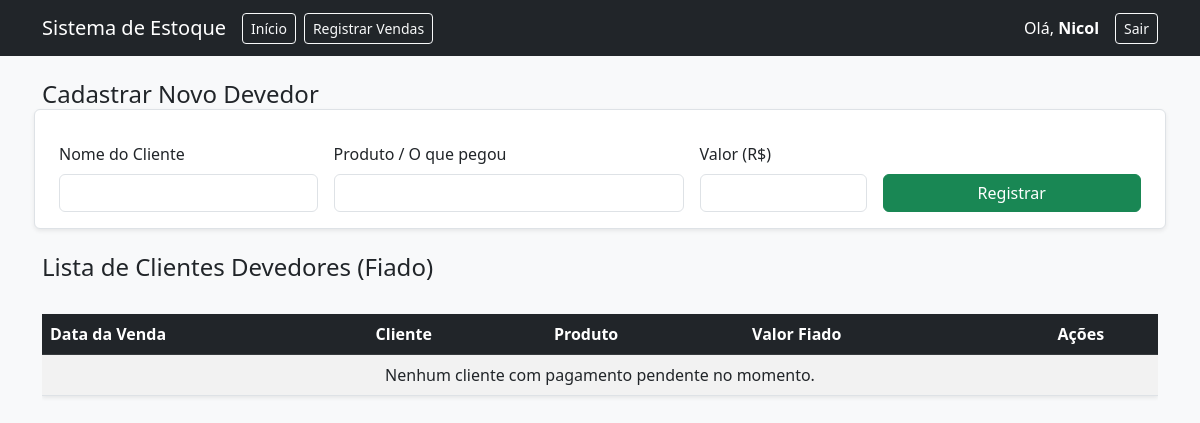
The page /fiados (signed in) on the database as committed earlier.
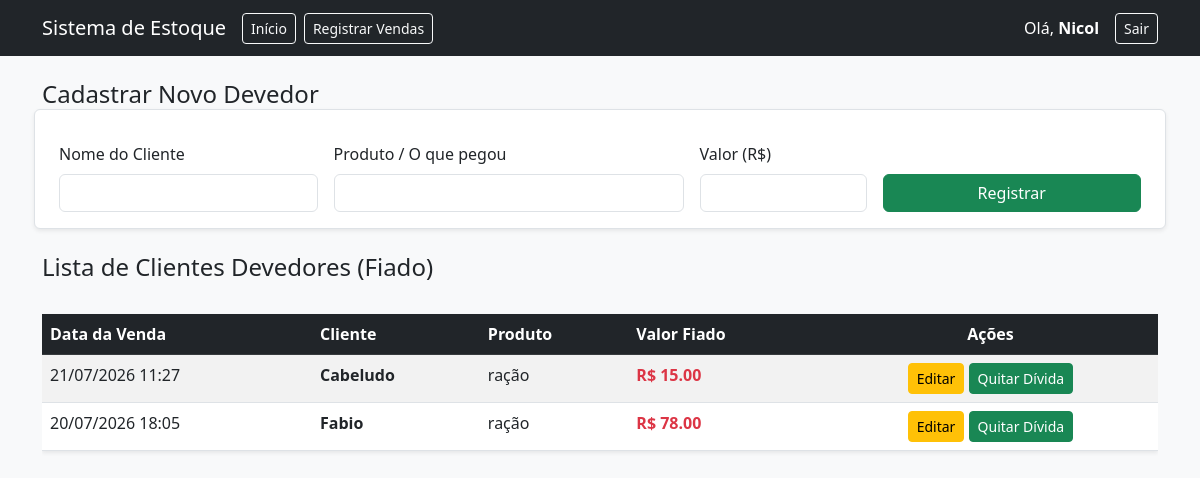
The same page on the database as committed later.
### app.py (models this page shows)
class Fiado(db.Model):
    id = db.Column(db.Integer, primary_key=True)
    cliente = db.Column(db.String(100), nullable=False)
    produto_nome = db.Column(db.String(100), nullable=False)
    valor_fiado = db.Column(db.Float, nullable=False)
    data_venda = db.Column(db.DateTime, default=datetime.now)
    usuario_id = db.Column(db.Integer, db.ForeignKey('usuario.id'), nullable=False)

### app.py (the view, shortened to what this page needs)
@app.route('/fiados', methods=['GET', 'POST'])
@login_required
def fiados():
    lista_fiados = Fiado.query.filter_by(usuario_id=current_user.id).order_by(Fiado.data_venda.desc()).all()
    return render_template('fiados.html', fiados=lista_fiados)

### app.py (called while the page is built)
@login_manager.user_loader
def load_user(user_id):
    return db.session.get(Usuario, int(user_id))

### templates/fiados.html (shortened to what this page needs)
<!DOCTYPE html>
<html lang="pt-br">
<head>
    <link href="https://cdn.jsdelivr.net/npm/bootstrap@5.3.0/dist/css/bootstrap.min.css" rel="stylesheet">
</head>
<body class="bg-light">
    <nav class="navbar navbar-expand-lg navbar-dark bg-dark mb-4">
        <div class="container">
            <a class="navbar-brand" href="/">Sistema de Estoque</a>
            <div class="collapse navbar-collapse" id="navbarNav">
                <ul class="navbar-nav me-auto">
                    <li class="nav-item">
                        <a class="btn btn-outline-light btn-sm me-2" href="/">Início</a>
                    </li>
                    <li class="nav-item">
                        <a class="btn btn-outline-light btn-sm me-2" href="/registrarVendas">Registrar Vendas</a>
                    </li>
                </ul>
            </div>
            <div class="d-flex align-items-center">
                <span class="navbar-text me-3 text-white">
                    Olá, <strong>{{ current_user.username }}</strong>
                </span>
                <a href="/logout" class="btn btn-outline-light btn-sm">Sair</a>
            </div>
        </div>
    </nav>
    <div class="container">
        <h2 class="h4 mb-3">Cadastrar Novo Devedor</h2>
        <form method="POST" action="/fiados">
            <div class="row g-3 align-items-end p-3 bg-white shadow-sm rounded border">
                <div class="col-md-3">
                    <label class="form-label">Nome do Cliente</label>
                    <input type="text" name="cliente" class="form-control" required>
                </div>
                <div class="col-md-4">
                    <label class="form-label">Produto / O que pegou</label>
                    <input type="text" name="produto_nome" class="form-control" required>
                </div>
                <div class="col-md-2">
                    <label class="form-label">Valor (R$)</label>
                    <input type="number" step="0.01" min="0" name="valor_fiado" class="form-control" required>
                </div>
                <div class="col-md-3">
                    <button type="submit" class="btn btn-success w-100">Registrar</button>
                </div>
            </div>
        </form>
        <h2 class="h4 mb-3 mt-4">Lista de Clientes Devedores (Fiado)</h2>
        <div class="table-responsive">
            <table class="table table-striped table-hover mt-3 bg-white shadow-sm">
                <thead class="table-dark">
                    <tr>
                        <th>Data da Venda</th>
                        <th>Cliente</th>
                        <th>Produto</th>
                        <th>Valor Fiado</th>
                        <th class="text-center">Ações</th>
                    </tr>
                </thead>
                <tbody>
                    {% for fiado in fiados %}
                    <tr>
                        <td>{{ fiado.data_venda.strftime('%d/%m/%Y %H:%M') }}</td>
                        <td><strong>{{ fiado.cliente }}</strong></td>
                        <td>{{ fiado.produto_nome }}</td>
                        <td class="text-danger fw-bold">R$ {{ "%.2f"|format(fiado.valor_fiado) }}</td>
                        <td class="text-center">
                            <a href="/editar_fiado/{{fiado.id}}" class="btn btn-warning btn-sm">Editar</a>
                            <a href="/deletar_fiado/{{fiado.id}}" class="btn btn-success btn-sm"
                                onclick="return confirm('Confirmar que {{fiado.cliente}} quitou essa dívida? O registro será apagado.')">Quitar Dívida</a>
                        </td>
                    </tr>
                    {% endfor %}
                    {% if not fiados %}
                    <tr>
                        <td colspan="5" class="text-center">Nenhum cliente com pagamento pendente no momento.</td>
                    </tr>
                    {% endif %}
                </tbody>
            </table>
        </div>
    </div>
</body>
</html>

Rows that differ between the two databases and show on the page:
added Fiado: data_venda "21/07/2026 11:27", cliente "Cabeludo", produto_nome "ração", valor_fiado "15.00"
added Fiado: data_venda "20/07/2026 18:05", cliente "Fabio", produto_nome "ração", valor_fiado "78.00"
Other text that changed with them:
text no longer shown: "Nenhum cliente com pagamento pendente no momento."
